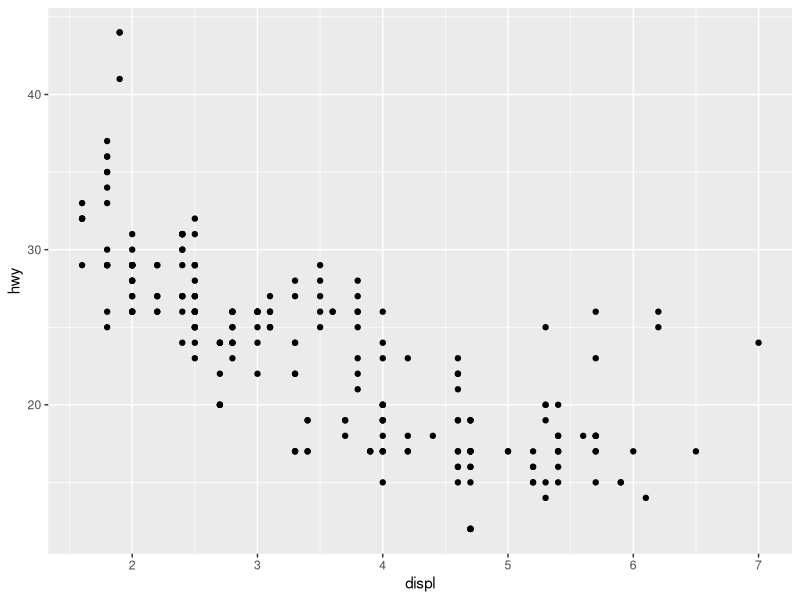
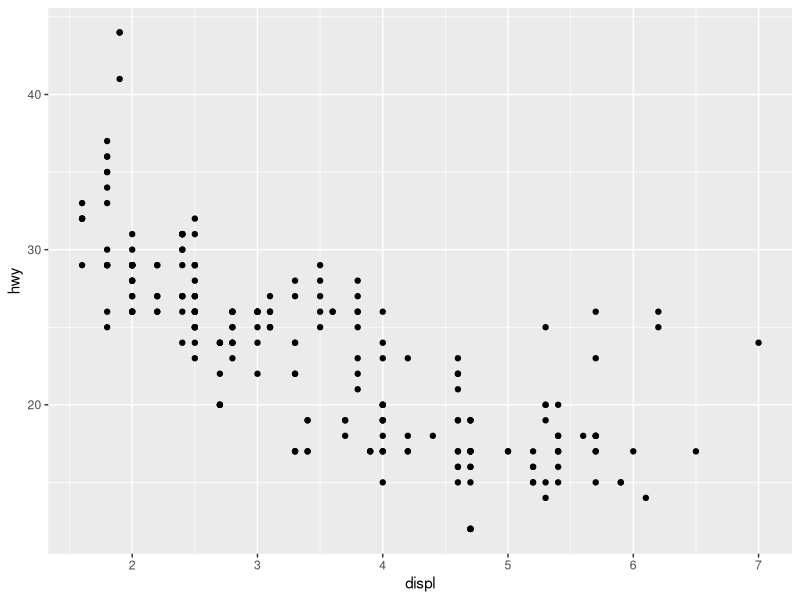
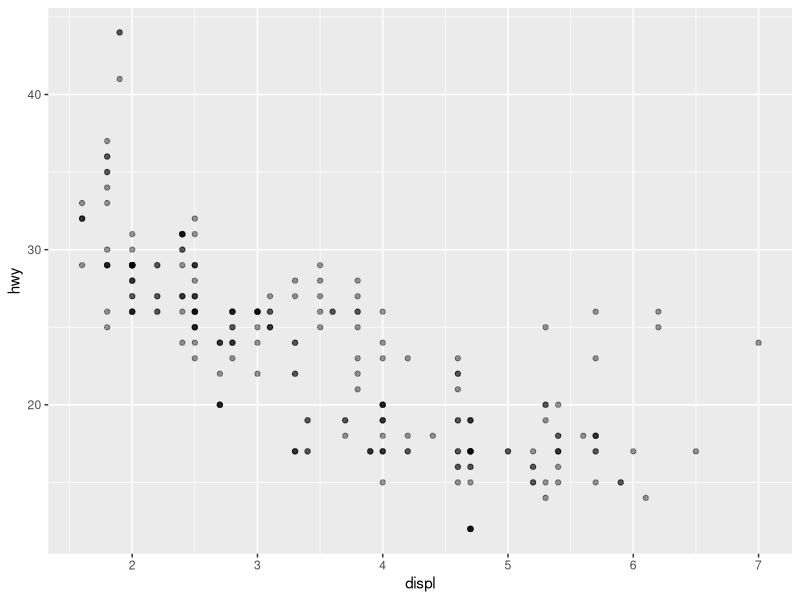
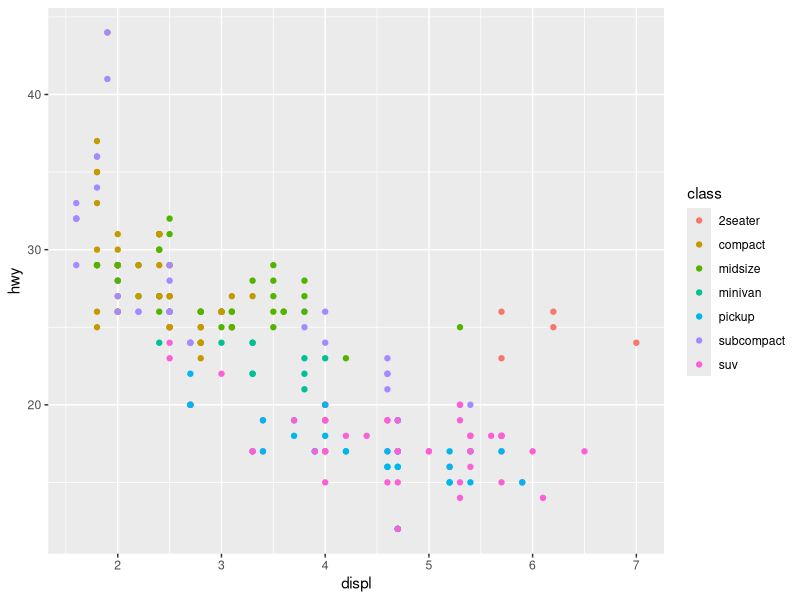
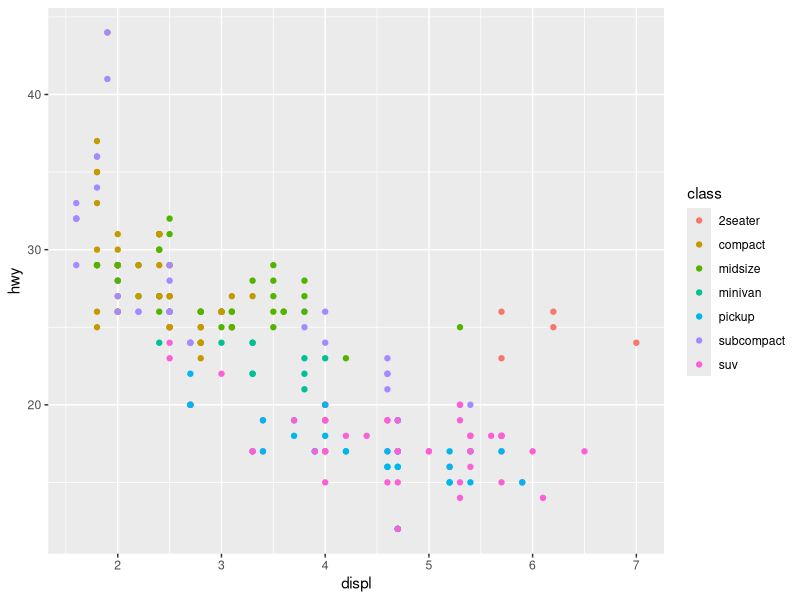
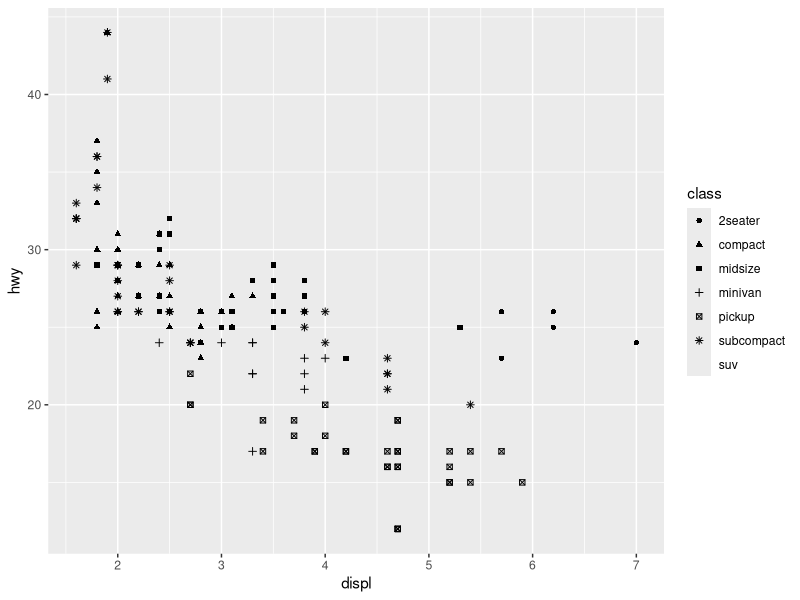
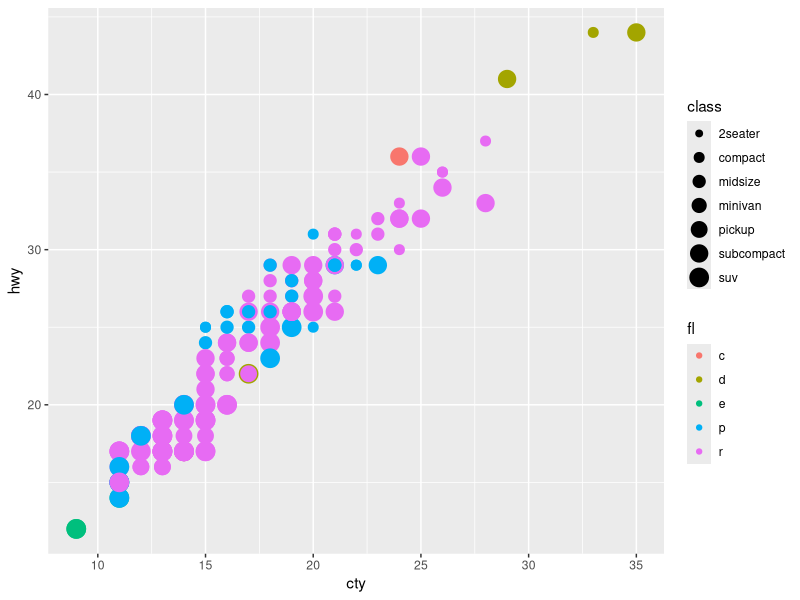
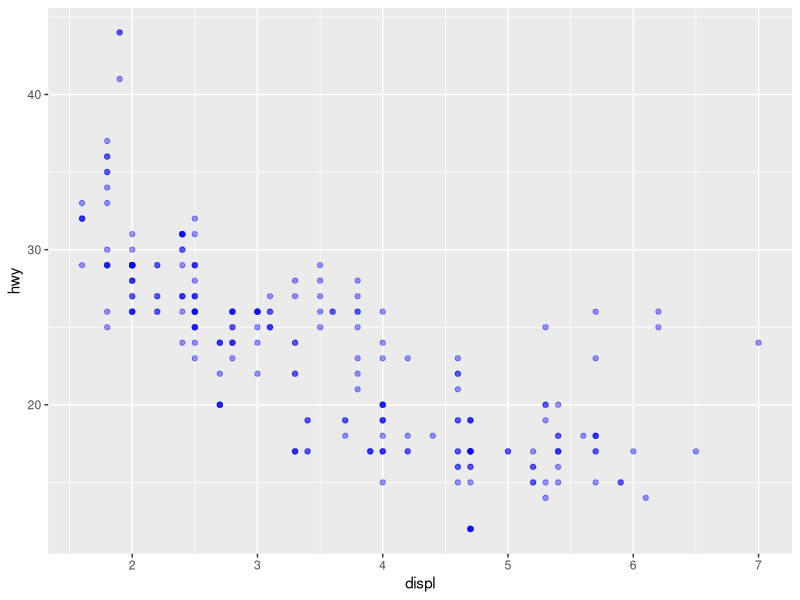

These charts were generated, in order, by the following R code:
## ---- chunk 1
knitr::opts_chunk$set(echo = TRUE)
## ---- chunk 2

library(ggthemes)
library(tidyverse)

## ---- chunk 3

mpg

## ---- chunk 4

ggplot(data = mpg, aes(x = displ, y = hwy)) + # how does mileage compare to engine size
  geom_point()

## ---- chunk 5

# assign first line of ggplot() to a variable

car_plot <- ggplot(data = mpg, aes(x = displ, y = hwy))

# build off of car_plot - useful when trying to create different visualizations from the same base data

car_plot +
  geom_point()

## ---- chunk 6

ggplot(data = mpg, aes(x = displ, y = hwy)) +
  geom_point(alpha = 0.4) # adjusts transparency and reveals that there are multiple dots on the same coordinate point

## ---- chunk 7

ggplot(data = mpg) +
  geom_point(aes(x = displ, y = hwy, color = class))

m <- ggplot(data = mpg, aes(x = displ, y = hwy)) 

m +
  geom_point(aes(color = class))

m +
  geom_point(aes(shape = class)) # there are a limited number of shapes so 'suv' was not assigned a shape

## ---- chunk 8

ggplot(data = mpg) +
  geom_point(aes(x = cty, y = hwy, size = class, color = fl)) # group data 'class' by size, 'fl' by color

## ---- chunk 9

ggplot(data = mpg) +
  geom_point(aes(x = displ, y = hwy), color = "blue", alpha = 0.4) # when adding arguments outside of aes, it is applying color and transparency to the entire data set (e.g. make all points blue and transparency of 0.4)

## ---- chunk 10

ggplot(data = mpg) +
  geom_point(aes(x = displ, y = hwy, colour = cty)) # applying colour gradient to a continuous variable 'cty'

ggplot(data = mpg) +
  geom_point(aes(x = displ, y = hwy, colour = displ < 5)) # give color to all "displ" values < 5

## ---- chunk 11

ggplot(data = mpg) +
  geom_point(aes(x = displ, y = hwy, color = class)) +
  facet_wrap(~ manufacturer) # wrap this data by (~) 'manufacturer

## ---- chunk 12

theme <- ggplot(data = mpg) +
  geom_point(aes(x = displ, y = hwy, color = class)) +
  facet_wrap(~ manufacturer)

theme +
  theme_minimal()

theme +
  theme_wsj()

## ---- chunk 13

ggplot(mpg, aes(x = drv, y = hwy)) +
  geom_jitter()

ggplot(mpg, aes(x = drv, y = hwy)) +
  geom_boxplot()

ggplot(mpg, aes(x = drv, y = hwy)) +
  geom_violin() # includes density per hwy value
 
## ---- chunk 14

ggplot(data = mpg) +
  geom_point(aes(x = displ, y = hwy))

ggplot(data = mpg) +
  geom_smooth(aes(x = displ, y = hwy))

# combine scatterplot and smoothing - graph it using two different geoms

ggplot(data = mpg, aes(x = displ, y = hwy)) +
  geom_point() +
  geom_smooth()

## ---- chunk 15

ggplot(data = mpg, aes(x = displ, y = hwy)) +
  geom_point(aes(color = class)) + # only want class grouping (by color) to apply to points
  geom_smooth()

## ---- chunk 16

ggplot(data = mpg, aes(x = displ, y = hwy)) +
  geom_point(aes(color = class)) + # only want class grouping (by color) to apply to points
  geom_smooth() +
  theme_minimal() +
  labs(title = "Relationship between Engline Size and Miles per Gallon", x = "Engine Displacement (litres)", y = "Highway (mpg)") +
  scale_color_discrete(name = "Type of Car", labels = c("two-seater","compact","midsize","minivan","pickup","subcompact","suv")) +
  theme(legend.position = "bottom")
  

## ---- chunk 17

bar <- ggplot(data = mpg) 

bar +
  geom_bar(aes(x = fl)) # default is to count number of observations in each bin or categorical value in 'fl'

bar +
  geom_bar(aes(x = fl, color = fl)) 

bar +
  geom_bar(aes(x = fl, fill = fl)) # since x and fill arguments are the same, it just fills it with a color

bar +
  geom_bar(aes(x = fl, fill = class)) # bins are from 'fl' and within each bin 'class' groupings are separated

bar +
  geom_bar(aes(x = fl, fill = class), position = "fill") # proportions of class within each bin is represesnted

bar +
  geom_bar(aes(x = fl, fill = class), position = "dodge") #align each 'class' group next to each other rather than stacking

bar +
  geom_bar(aes(x = fl, fill = class), position = "dodge") +
  theme_minimal() +
  scale_x_discrete(labels = c("CNG", "Diesel", "Ethanol", "Premium", "Regular")) +
  labs(x = "Fuel Type", y = "Number of cars", title = "Here is my customized graph") +
  scale_fill_brewer(palette = "PRGn")

# see palettes that can be used in grouping values by color
RColorBrewer::display.brewer.all()  

## ---- chunk 18

myplot <- ggplot(data = mpg) +
  geom_bar(aes(x = fl, fill = class), position = "dodge") +
  theme_minimal() +
  scale_x_discrete(labels = c("CNG", "Diesel", "Ethanol", "Premium", "Regular")) +
  labs(x = "Fuel Type", y = "Number of cars", title = "Here is my customized graph") +
  scale_fill_brewer(palette = "PRGn")

ggsave("myplot.png", myplot, width = 6, height = 6)

ggsave("myplot.pdf", myplot, width = 6, height = 6) # smaller file size

## ---- chunk 19



